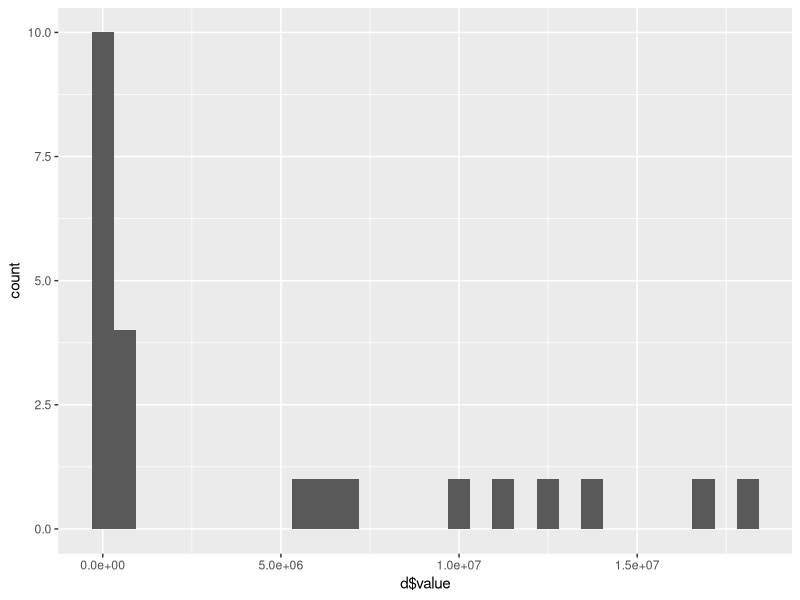

Source code (R): (Note: this script raises an error after producing the figure.)
df <- read.csv("correlation/factors_chi2.csv")
row.names(df) <- colnames(df)
df1 <- df
for (i in colnames(df1)) {
  df1[,i] <- gsub(".*,(.*)", "\\1", df1[,i])
  df1[,i] <- as.numeric(df1[,i])
}

a <- colnames(df1)
df3 <- data.frame()
for (i in 1:24){
  for (j in 1:(25-i)){
    df3[a[i],a[j]] <- df1[i,j]
  }
}

df2 <- df
for (i in colnames(df2)) {
  df2[,i] <- gsub("(.*),.*", "\\1", df2[,i])
  df2[,i] <- as.numeric(df2[,i])
}

d <- c()
for (i in 1:length(df2)) {
  for (j in j+1:length(df2)) {
    d <- c(d, as.numeric(df2[i,j]))
  }
}
d <- as.data.frame(d)
colnames(d) <- "value"

library(ggplot2)
ggplot(data=d, aes(d$value)) + 
  geom_histogram()
dt <- as.table(as.matrix(df2))

m = 5.0e+6
colors[dt<=m] <- "white"
colors[dt>m] <- "skyblue"
colors <- as.vector(colors)

df3 <- df2
df3[df3<=m] <- "white"
df3[df3>m] <- "skyblue"
for (i in a){
  for (j in a){
    if (df3[i, j]>=m) {
      df3[i, j] 
    }
  }
}

for (i in 1:length(df2)){
  for (j in 1:length(df2)+1-i){
    df3[a[i], a[j]] <- "white"
  }
}
df3 <- as.table(as.matrix(df3))
library("gplots")
gplots::balloonplot(t(df3), main ="Independence Test", xlab ="", ylab="",
            label = FALSE, show.margins = FALSE, colsrt=90, dotcolor = df3,
            hide.duplicates=TRUE, text.size=0.5)
